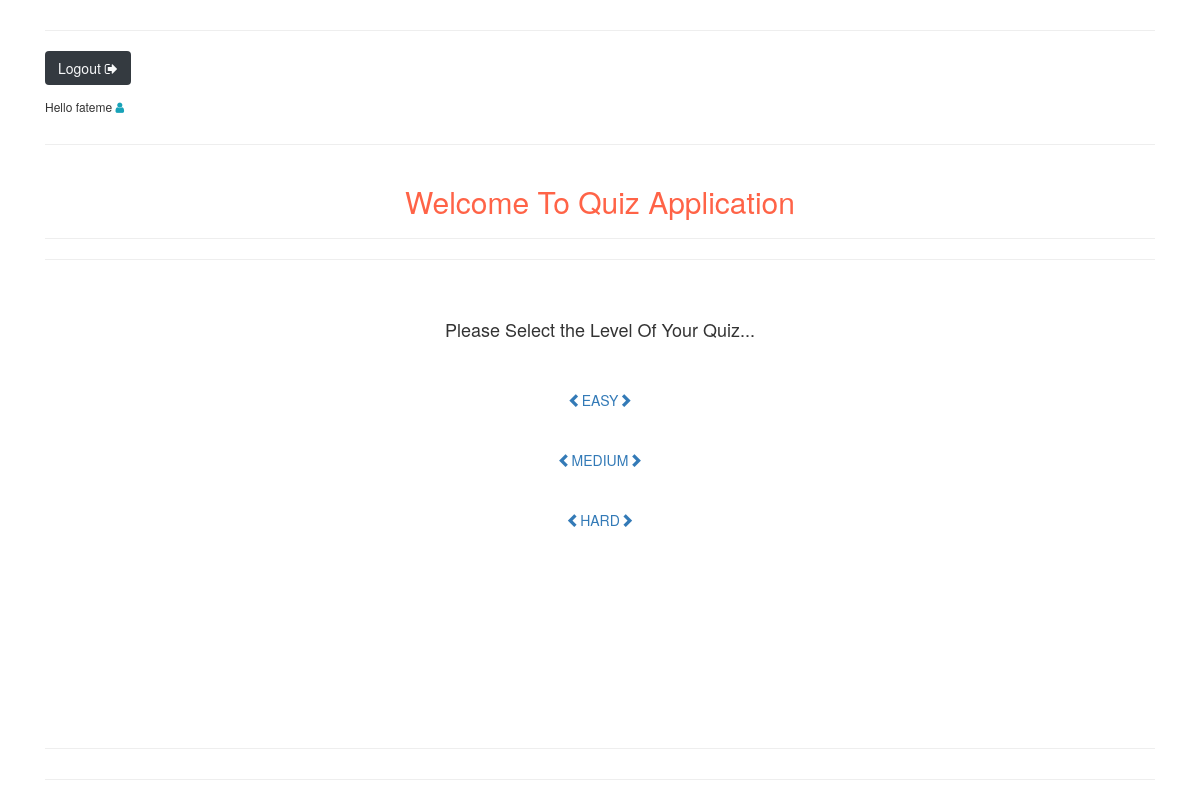
The app's page / (signed in) with its own data.
### quiz/models.py (models this page shows, shortened)
class Quiz( models.Model ):
    name = models.CharField( max_length=100 )
    difficulty = models.CharField( choices=choices, max_length=100 )
    number_of_questions = models.IntegerField( default=0, help_text='number of questions for quiz' )
    min_score = models.IntegerField( default=0, help_text='min score you need to pass the quiz.' )
    required_time = models.IntegerField()

### quiz/views.py (the view)
# urls.py: path( '', QuizListView.as_view(), name='home-view' ),
class QuizListView( ListView ):
    model = Quiz
    template_name = 'quiz/main-page.html'

### quiz/templates/quiz/main-page.html (shortened to what this page needs)
{% extends 'shared/_MainLayout.html' %}
{% load static %}
{% block content %}
    <div class="container">
        <hr class="mt-5">
        {% if not request.user.is_authenticated %}
            <a href="{% url 'account_login' %}" class="btn btn-info">Login</a>
            <a href="{% url 'account_signup' %}" class="btn btn-warning">Register</a>
        {% else %}
            <a href="{% url 'account_logout' %}" class="btn btn-dark text-light">Logout <i
                    class="fa fa-sign-out"></i></a>
            <h6 id="user-name" class="mt-4">Hello {{ request.user.username }} <i class="fa fa-user text-info"></i></h6>
        {% endif %}
        <hr class="mt-5">
    </div>
    <div class="container">
        <h2 class="text-center" id="welcome-title">Welcome To Quiz Application</h2>
        <hr>
        <hr>
    </div>
    <div class="container mt-5 text-center">
        <h4 class="text-center">Please Select the Level Of Your Quiz...</h4>
        <br>
        <br>
        {% for quiz in object_list %}
            <a href="{% url 'quiz:quiz' quiz.id %}" class="text-center mt-5"
                    {% if not request.user.is_authenticated %} onclick="return false;" {% endif %}><i
                    class="glyphicon glyphicon-chevron-left"></i>{{ quiz.difficulty|upper }}<i
                    class="glyphicon glyphicon-chevron-right"></i></a>
            <br>
            <br>
            <br>
        {% endfor %}
    </div>
    <div class="container fixed-bottom">
        <hr class="mt-5">
        <hr class="mt-5">
    </div>
{% endblock %}

### static/css/style.css (style rules this page uses)
#welcome-title { color: tomato; animation: Shadow 2s infinite; }
a { text-decoration: none; }
#user-name { animation: Username 2s infinite; }

### records on screen
Quiz: difficulty "EASY"
Quiz: difficulty "MEDIUM"
Quiz: difficulty "HARD"

### other values on screen
{{ request.user.username }} "fateme"
